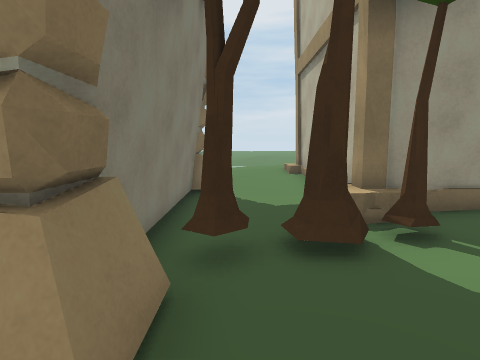
view 1 (above)

24 first-person views from a walk through a 3-D level made in the Unity game engine. The camera is 1.5 m above the floor, tilts 8° down and sees 85° across. Doors are open. The floor is counted in squares, 1 m on a side. Each view is taken from the middle of a square. On the plan, view 1 faces up. The plan holds only what a view shows up to about 14 squares ahead; the rest is blank. The place goes on beyond the plan.

view 2
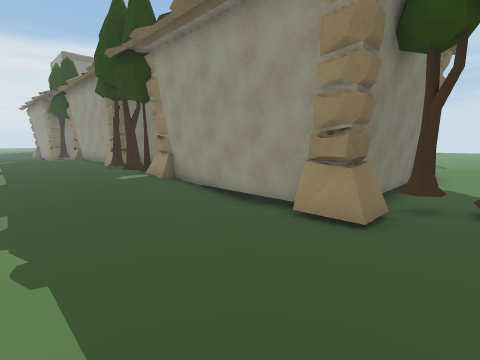

view 3
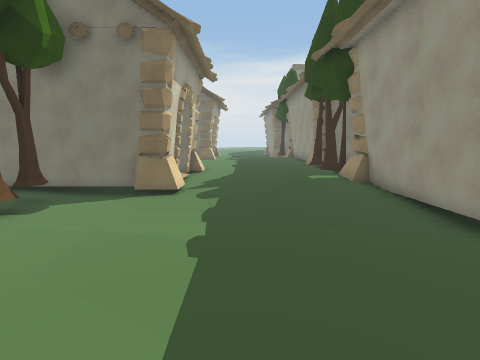

view 4
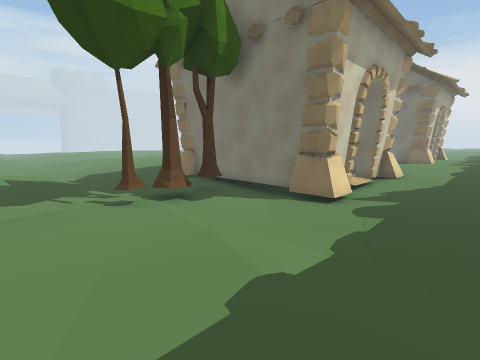

view 5
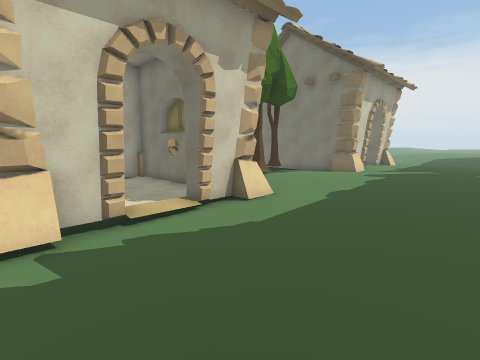

view 6
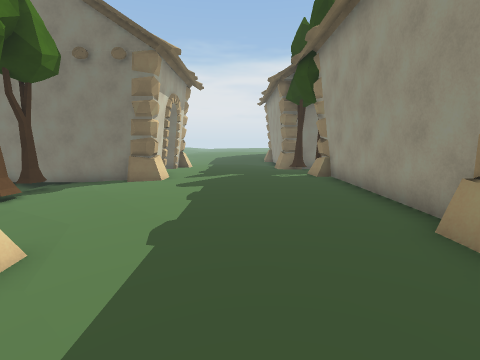

view 7
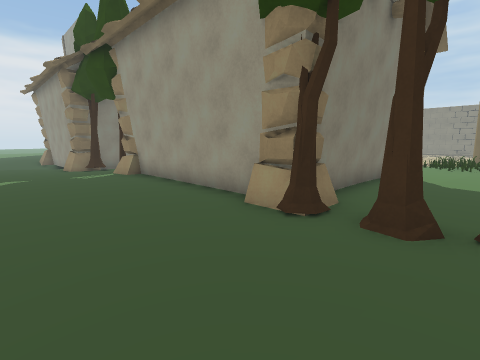

view 8
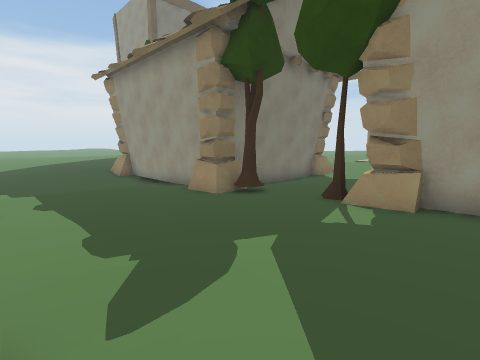

view 9
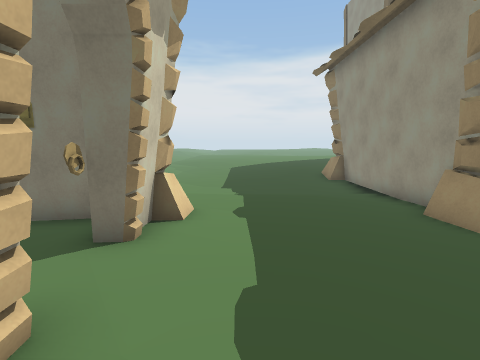

view 10
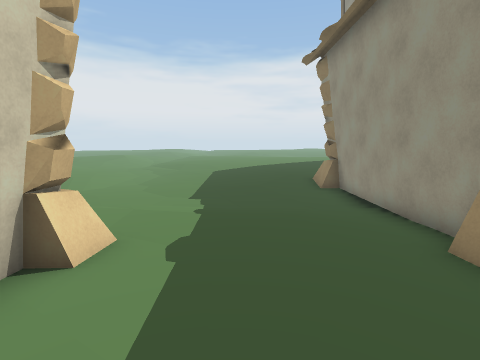

view 11
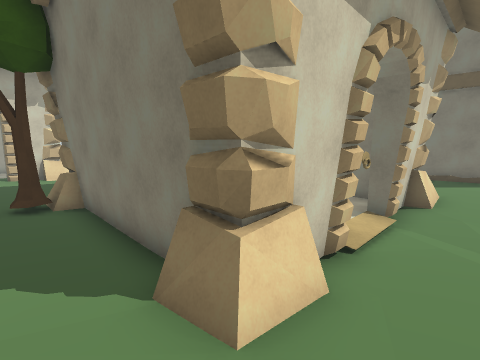

view 12
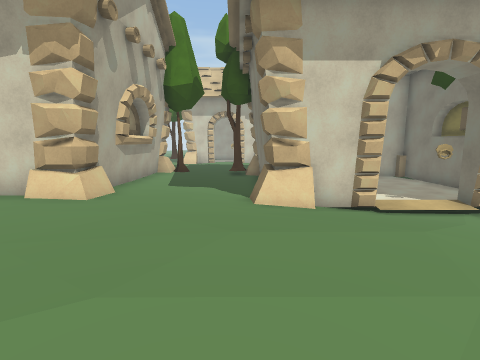

view 13
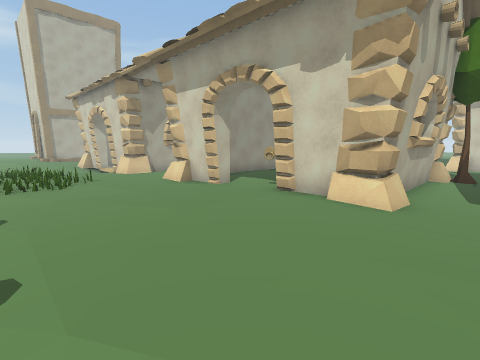

view 14
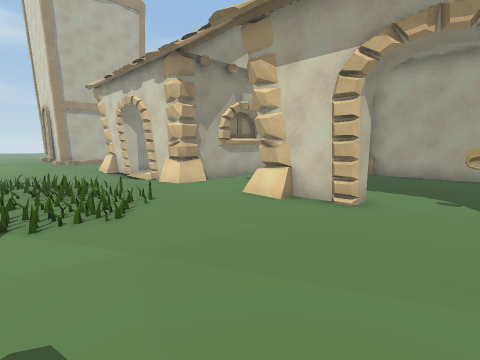

view 15
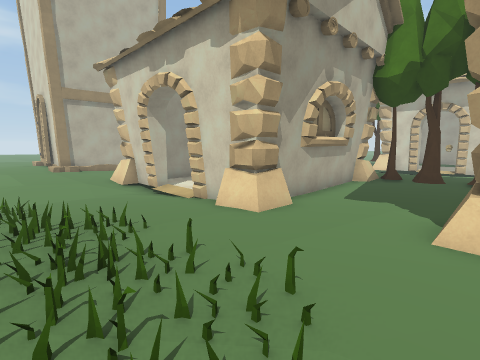

view 16
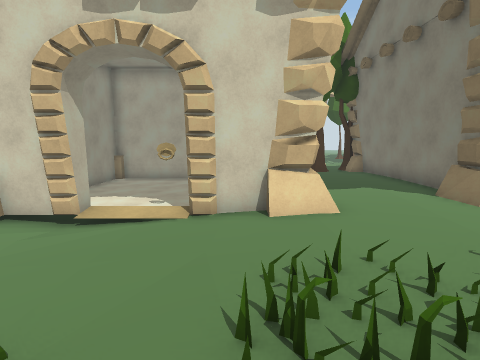

view 17
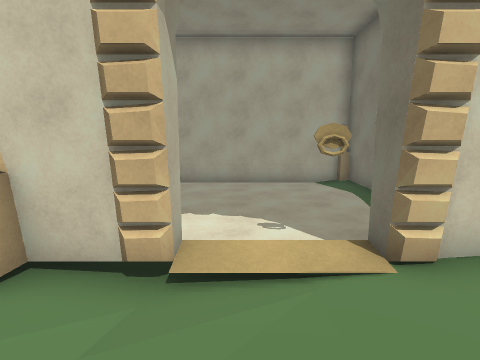

view 18
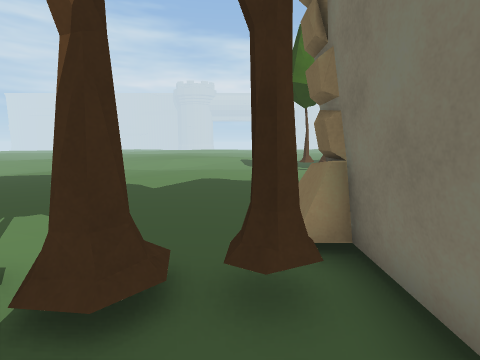

view 19
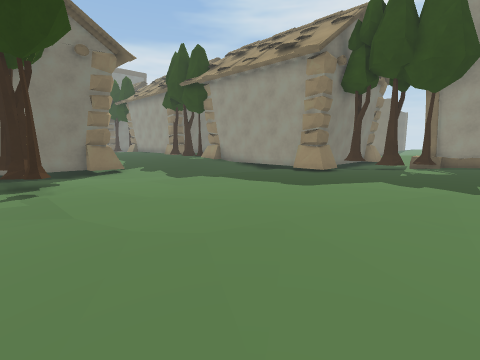

view 20
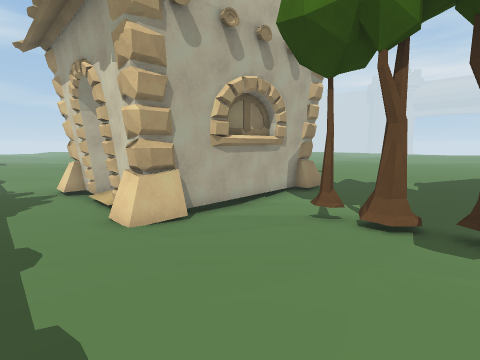

view 21
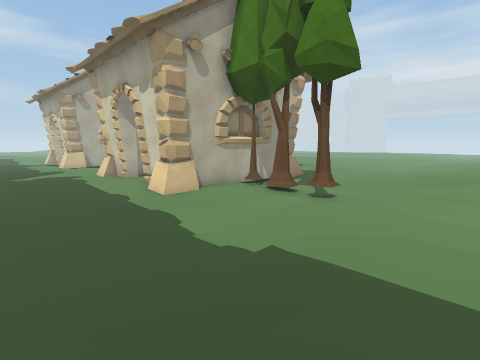

view 22
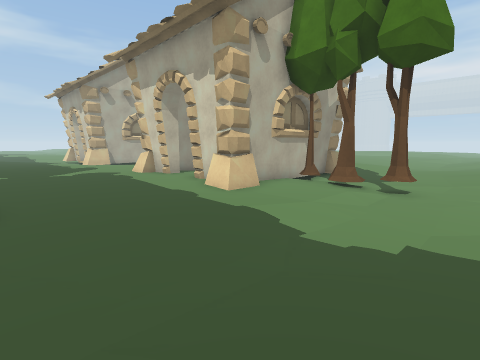

view 23
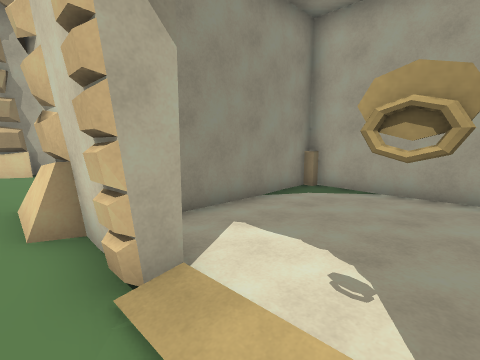

view 24
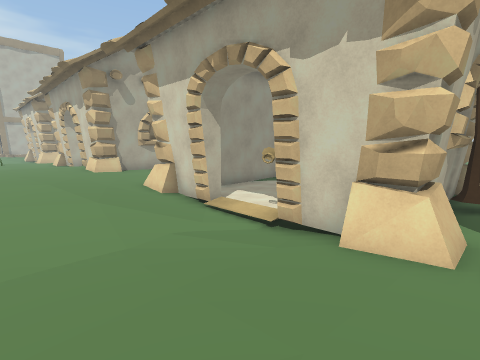

### Floor plan
Key: @ floor where view 1 was taken; # wall or solid block; x gap in a wall; . main floor; : floor 0.25 m higher than the main floor; - floor 0.25 m lower than the main floor; + floor 0.5 m higher than the main floor; / step, stairs or slope; D open door; = window, fence, low wall or low ledge; T tree; H thing the floor can be seen under or through; O other object.
Columns run from 36 left of view 1 to 5 right of it. Each row starts with its distance up from view 1.
 15           : / +++::::::///+ :
 14          :+/ ++++++:::://////////.::
 13 : :.../:++++++++++++:://////=://./::::+++
 12  ::.../:+++++++++++++++///:/::.../:::++++
 11 :::.../++++++++++++++::::::::..../::::O#
 10 ::....:/:+++++++++++:::::::::......:::/#
  9 ::......:::+++####+####:::####DD####.::
  8 :###DDD###::++#  DDD  #:::##..DD..##..:
  7 :#..DDD..#::::#  +++++#:::##......##...
  6 :#.......#::::#  +++++#:::##......##..O#
  5 :#.......#.:::#  +++++#:::##......##..O###
  4 T#.......#::::#  +++++#:::##......###x#T:
  3 :#.......#::::#   ++++#:::##......###/..:
  2  #.......#:::T#########:#T##########....:
  1  ##########:::#########:::##:..---#=....::
  0 :=/.-...:=:::::::::::::::::::/.---..@...::
 -1 :/..-/.::::::::::::::::::::::/.--.......::
 -2 ::.--/::::::::::::::::::::::../--.......::
 -3 ...--/::::::::::::::::::......---......:::
 -4 ...--/::::::::::::::::........---.........
 -5 ...--...:::::::::::::.#....//.--..........
 -6 ....-...###DD##:::::..##DD##H---..........
 -7 --.....:#     #:::::..#.....H---..........
 -8 --....::#     #.::....#.....H---..........
 -9 /...#/#T#     #.#x#T..#.....HHx#T......--
-10 ....... #     #... ..-#..  .H=.///------ -

Positions as (right, up) in squares from view 1, and headings:
1: (0, 0), facing up
2: (1, -4), facing up-left
3: (1, -3), facing left
4: (-1, -2), facing down-left
5: (-8, 0), facing down-left
6: (-11, -2), facing left
7: (-11, -3), facing up-left
8: (-20, -5), facing up-left
9: (-22, -4), facing left
10: (-24, -3), facing left
11: (-25, 10), facing down-left
12: (-26, 15), facing down
13: (-24, 15), facing down-right
14: (-19, 15), facing down-right
15: (-14, 14), facing down-right
16: (-8, 15), facing down
17: (-5, 12), facing down
18: (0, 6), facing down
19: (5, -10), facing up-left
20: (-20, -3), facing down-right
21: (-36, -1), facing down-right
22: (-34, 0), facing down-right
23: (-32, 9), facing down-right
24: (-36, 13), facing down-right
